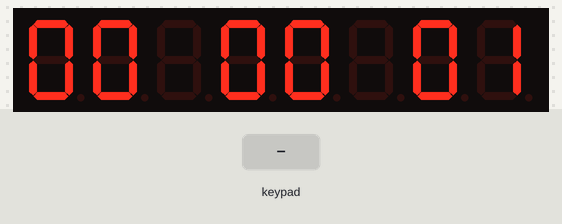
A sketch run on a simulated Arduino Uno, built with avr-gcc and run on an emulated ATmega328P. Parts: 8-digit seven-segment display. Inputs (shaded band) come from the test bench.

Above: at 1.2 s.
1.3 s: key '1' pressed
At 2.8 s:
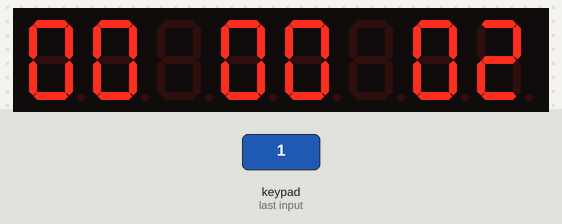
3.5 s: keypad keys 1 2 pressed 0.4 s apart
At 5.6 s:
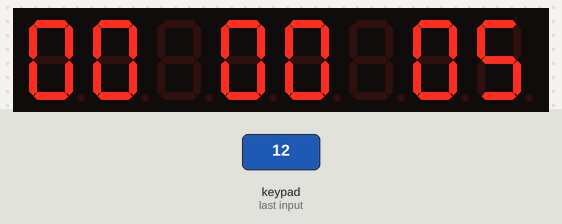
5.8 s: key '2' pressed
At 7.25 s:
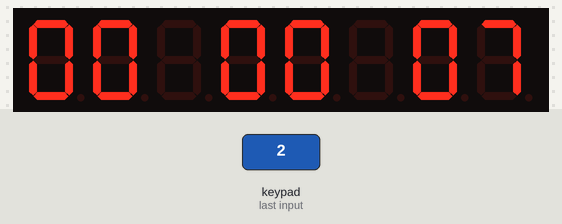
7.5 s: keypad keys 2 5 pressed 0.4 s apart
At 10.6 s:
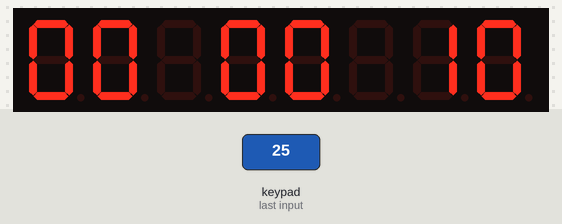
Timing chart, 0 to 10.8 s (numbered marks = the images above; inputs shaded):
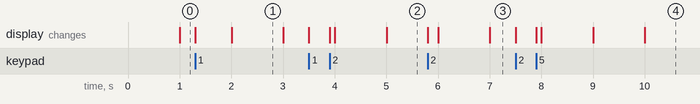

The sketch:

tm1638_clock.ino
```cpp
/* Clock for TM1638 module
 * Kieren Davies
 *
 * To synchronise the clock, use the following shell command.
 * echo $(($(date +%s) - $(date -d "today 00:00:00" +%s))) > /dev/ttyACM0
 */

#include <TM1638.h>

TM1638 module(8, 9, 7);

long offset = 0;
byte intensity = 0;
long lastpress = 0;

void setup() {
  Serial.begin(9600);
  module.setupDisplay(true, intensity);
  module.clearDisplay();
  //module.setDisplayToString("  -  -  ");
}

void loop() {
  long time = millis();
  if (Serial.available() > 1)
    offset = Serial.parseInt()*1000l - time;
  time += offset;
  module.setDisplayDigit((time / 1000) % 10, 7, false);
  module.setDisplayDigit((time / 10000) % 6, 6, false);
  module.setDisplayDigit((time / 60000) % 10, 4, false);
  module.setDisplayDigit((time / 600000) % 6, 3, false);
  module.setDisplayDigit((time / 3600000) % 10, 1, false);
  module.setDisplayDigit((time / 36000000) % 10, 0, false);

  if (module.getButtons() && time > lastpress + 200) {
    intensity++;
    intensity %= 8;
    module.setupDisplay(true, intensity);
    lastpress = time;
  }
}
```
